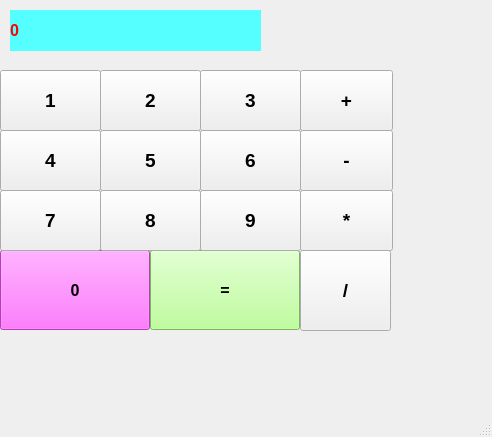
<?xml version="1.0" encoding="UTF-8"?>
<ui version="4.0">
 <class>MainWindow</class>
 <widget class="QMainWindow" name="MainWindow">
  <property name="geometry">
   <rect>
    <x>0</x>
    <y>0</y>
    <width>492</width>
    <height>437</height>
   </rect>
  </property>
  <property name="font">
   <font>
    <pointsize>14</pointsize>
    <weight>75</weight>
    <bold>true</bold>
   </font>
  </property>
  <property name="windowTitle">
   <string>Калькулятор</string>
  </property>
  <widget class="QWidget" name="centralwidget">
   <widget class="QLabel" name="label_">
    <property name="geometry">
     <rect>
      <x>10</x>
      <y>10</y>
      <width>251</width>
      <height>41</height>
     </rect>
    </property>
    <property name="font">
     <font>
      <family>Microsoft Sans Serif</family>
      <pointsize>12</pointsize>
      <weight>75</weight>
      <bold>true</bold>
     </font>
    </property>
    <property name="styleSheet">
     <string notr="true">background-color: rgb(255, 0, 0);
color: rgb(0, 0, 255);
background-color: rgb(85, 255, 255);
color: rgb(255, 0, 0);</string>
    </property>
    <property name="text">
     <string>0</string>
    </property>
    <property name="margin">
     <number>10</number>
    </property>
   </widget>
   <widget class="QPushButton" name="obj0">
    <property name="geometry">
     <rect>
      <x>0</x>
      <y>250</y>
      <width>150</width>
      <height>80</height>
     </rect>
    </property>
    <property name="font">
     <font>
      <pointsize>12</pointsize>
      <weight>75</weight>
      <bold>true</bold>
     </font>
    </property>
    <property name="styleSheet">
     <string notr="true">background-color: rgb(255, 85, 255);</string>
    </property>
    <property name="text">
     <string>0</string>
    </property>
   </widget>
   <widget class="QPushButton" name="obj_equal">
    <property name="geometry">
     <rect>
      <x>150</x>
      <y>250</y>
      <width>150</width>
      <height>80</height>
     </rect>
    </property>
    <property name="font">
     <font>
      <pointsize>12</pointsize>
      <weight>75</weight>
      <bold>true</bold>
     </font>
    </property>
    <property name="styleSheet">
     <string notr="true">background-color: rgb(255, 85, 255);
background-color: rgb(170, 255, 127);</string>
    </property>
    <property name="text">
     <string>=</string>
    </property>
   </widget>
   <widget class="QPushButton" name="obj7">
    <property name="geometry">
     <rect>
      <x>0</x>
      <y>190</y>
      <width>101</width>
      <height>61</height>
     </rect>
    </property>
    <property name="text">
     <string>7</string>
    </property>
   </widget>
   <widget class="QPushButton" name="obj8">
    <property name="geometry">
     <rect>
      <x>100</x>
      <y>190</y>
      <width>101</width>
      <height>61</height>
     </rect>
    </property>
    <property name="text">
     <string>8</string>
    </property>
   </widget>
   <widget class="QPushButton" name="obj9">
    <property name="geometry">
     <rect>
      <x>200</x>
      <y>190</y>
      <width>101</width>
      <height>61</height>
     </rect>
    </property>
    <property name="text">
     <string>9</string>
    </property>
   </widget>
   <widget class="QPushButton" name="obj4">
    <property name="geometry">
     <rect>
      <x>0</x>
      <y>130</y>
      <width>101</width>
      <height>61</height>
     </rect>
    </property>
    <property name="text">
     <string>4</string>
    </property>
   </widget>
   <widget class="QPushButton" name="obj5">
    <property name="geometry">
     <rect>
      <x>100</x>
      <y>130</y>
      <width>101</width>
      <height>61</height>
     </rect>
    </property>
    <property name="text">
     <string>5</string>
    </property>
   </widget>
   <widget class="QPushButton" name="obj6">
    <property name="geometry">
     <rect>
      <x>200</x>
      <y>130</y>
      <width>101</width>
      <height>61</height>
     </rect>
    </property>
    <property name="text">
     <string>6</string>
    </property>
   </widget>
   <widget class="QPushButton" name="obj3">
    <property name="geometry">
     <rect>
      <x>200</x>
      <y>70</y>
      <width>101</width>
      <height>61</height>
     </rect>
    </property>
    <property name="text">
     <string>3</string>
    </property>
   </widget>
   <widget class="QPushButton" name="obj2">
    <property name="geometry">
     <rect>
      <x>100</x>
      <y>70</y>
      <width>101</width>
      <height>61</height>
     </rect>
    </property>
    <property name="text">
     <string>2</string>
    </property>
   </widget>
   <widget class="QPushButton" name="obj1">
    <property name="geometry">
     <rect>
      <x>0</x>
      <y>70</y>
      <width>101</width>
      <height>61</height>
     </rect>
    </property>
    <property name="text">
     <string>1</string>
    </property>
   </widget>
   <widget class="QPushButton" name="pushButton">
    <property name="geometry">
     <rect>
      <x>300</x>
      <y>190</y>
      <width>93</width>
      <height>61</height>
     </rect>
    </property>
    <property name="text">
     <string>*</string>
    </property>
   </widget>
   <widget class="QPushButton" name="pushButton_2">
    <property name="geometry">
     <rect>
      <x>300</x>
      <y>130</y>
      <width>93</width>
      <height>61</height>
     </rect>
    </property>
    <property name="text">
     <string>-</string>
    </property>
   </widget>
   <widget class="QPushButton" name="pushButton_3">
    <property name="geometry">
     <rect>
      <x>300</x>
      <y>70</y>
      <width>93</width>
      <height>61</height>
     </rect>
    </property>
    <property name="text">
     <string>+</string>
    </property>
   </widget>
   <widget class="QPushButton" name="pushButton_4">
    <property name="geometry">
     <rect>
      <x>300</x>
      <y>250</y>
      <width>91</width>
      <height>81</height>
     </rect>
    </property>
    <property name="text">
     <string>/</string>
    </property>
   </widget>
  </widget>
  <widget class="QMenuBar" name="menubar">
   <property name="geometry">
    <rect>
     <x>0</x>
     <y>0</y>
     <width>492</width>
     <height>37</height>
    </rect>
   </property>
  </widget>
  <widget class="QStatusBar" name="statusbar"/>
 </widget>
 <resources/>
 <connections/>
</ui>
